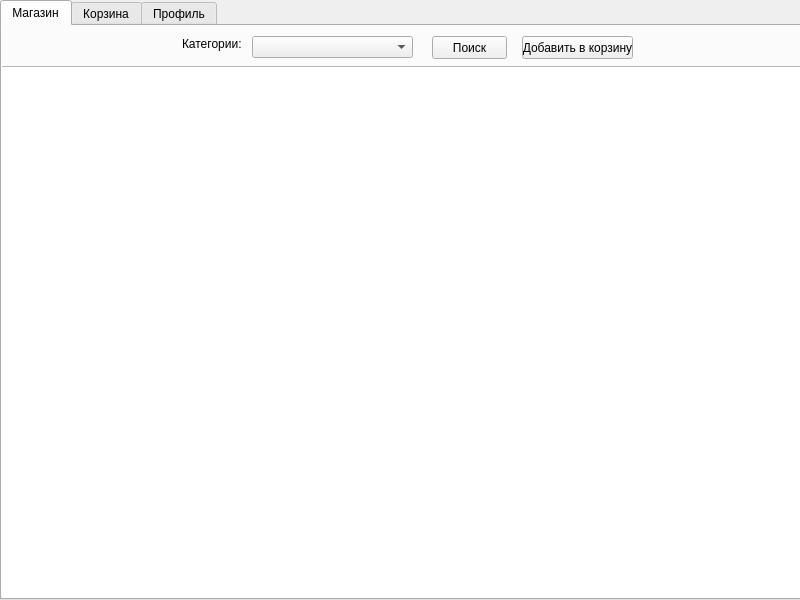
<?xml version="1.0" encoding="UTF-8"?>
<ui version="4.0">
 <class>MainWindow</class>
 <widget class="QMainWindow" name="MainWindow">
  <property name="geometry">
   <rect>
    <x>0</x>
    <y>0</y>
    <width>800</width>
    <height>600</height>
   </rect>
  </property>
  <property name="minimumSize">
   <size>
    <width>800</width>
    <height>600</height>
   </size>
  </property>
  <property name="maximumSize">
   <size>
    <width>800</width>
    <height>600</height>
   </size>
  </property>
  <property name="windowTitle">
   <string>MainWindow</string>
  </property>
  <widget class="QWidget" name="centralwidget">
   <widget class="QTabWidget" name="tabWidget">
    <property name="enabled">
     <bool>true</bool>
    </property>
    <property name="geometry">
     <rect>
      <x>0</x>
      <y>0</y>
      <width>802</width>
      <height>600</height>
     </rect>
    </property>
    <property name="currentIndex">
     <number>0</number>
    </property>
    <property name="documentMode">
     <bool>false</bool>
    </property>
    <property name="tabsClosable">
     <bool>false</bool>
    </property>
    <property name="movable">
     <bool>false</bool>
    </property>
    <widget class="QWidget" name="tab_market">
     <attribute name="title">
      <string>Магазин</string>
     </attribute>
     <widget class="QPushButton" name="btn_search">
      <property name="geometry">
       <rect>
        <x>430</x>
        <y>10</y>
        <width>75</width>
        <height>23</height>
       </rect>
      </property>
      <property name="text">
       <string>Поиск</string>
      </property>
     </widget>
     <widget class="QComboBox" name="cmb_categories">
      <property name="enabled">
       <bool>true</bool>
      </property>
      <property name="geometry">
       <rect>
        <x>250</x>
        <y>10</y>
        <width>161</width>
        <height>22</height>
       </rect>
      </property>
     </widget>
     <widget class="QTableWidget" name="tableWidget_market">
      <property name="enabled">
       <bool>true</bool>
      </property>
      <property name="geometry">
       <rect>
        <x>-1</x>
        <y>40</y>
        <width>800</width>
        <height>541</height>
       </rect>
      </property>
      <property name="acceptDrops">
       <bool>false</bool>
      </property>
      <property name="editTriggers">
       <set>QAbstractItemView::NoEditTriggers</set>
      </property>
      <property name="rowCount">
       <number>0</number>
      </property>
     </widget>
     <widget class="QLabel" name="label">
      <property name="geometry">
       <rect>
        <x>180</x>
        <y>10</y>
        <width>61</width>
        <height>16</height>
       </rect>
      </property>
      <property name="text">
       <string>Категории:</string>
      </property>
     </widget>
     <widget class="QPushButton" name="btn_add_to_basket">
      <property name="geometry">
       <rect>
        <x>520</x>
        <y>10</y>
        <width>111</width>
        <height>23</height>
       </rect>
      </property>
      <property name="text">
       <string>Добавить в корзину</string>
      </property>
     </widget>
    </widget>
    <widget class="QWidget" name="tab_basket">
     <attribute name="title">
      <string>Корзина</string>
     </attribute>
     <widget class="QTableWidget" name="tableWidget_basket">
      <property name="geometry">
       <rect>
        <x>20</x>
        <y>70</y>
        <width>511</width>
        <height>351</height>
       </rect>
      </property>
      <property name="editTriggers">
       <set>QAbstractItemView::NoEditTriggers</set>
      </property>
     </widget>
     <widget class="QLabel" name="label_2">
      <property name="geometry">
       <rect>
        <x>30</x>
        <y>40</y>
        <width>51</width>
        <height>16</height>
       </rect>
      </property>
      <property name="text">
       <string>Корзина:</string>
      </property>
     </widget>
     <widget class="QPushButton" name="btn_order">
      <property name="geometry">
       <rect>
        <x>550</x>
        <y>400</y>
        <width>75</width>
        <height>23</height>
       </rect>
      </property>
      <property name="text">
       <string>Оформить</string>
      </property>
     </widget>
     <widget class="QPushButton" name="btn_delete">
      <property name="geometry">
       <rect>
        <x>550</x>
        <y>360</y>
        <width>75</width>
        <height>23</height>
       </rect>
      </property>
      <property name="text">
       <string>Удалить</string>
      </property>
     </widget>
     <widget class="QPushButton" name="btn_reset">
      <property name="geometry">
       <rect>
        <x>550</x>
        <y>320</y>
        <width>75</width>
        <height>23</height>
       </rect>
      </property>
      <property name="text">
       <string>Сбросить</string>
      </property>
     </widget>
     <widget class="QLabel" name="label_3">
      <property name="geometry">
       <rect>
        <x>20</x>
        <y>440</y>
        <width>47</width>
        <height>13</height>
       </rect>
      </property>
      <property name="text">
       <string>Итого:</string>
      </property>
     </widget>
     <widget class="QLineEdit" name="lineEdit_total">
      <property name="geometry">
       <rect>
        <x>80</x>
        <y>440</y>
        <width>113</width>
        <height>20</height>
       </rect>
      </property>
      <property name="readOnly">
       <bool>true</bool>
      </property>
     </widget>
    </widget>
    <widget class="QWidget" name="tab_profile">
     <attribute name="title">
      <string>Профиль</string>
     </attribute>
     <widget class="QLabel" name="label_4">
      <property name="geometry">
       <rect>
        <x>30</x>
        <y>30</y>
        <width>47</width>
        <height>13</height>
       </rect>
      </property>
      <property name="text">
       <string>Имя:</string>
      </property>
     </widget>
     <widget class="QLineEdit" name="lineEdit_name">
      <property name="geometry">
       <rect>
        <x>140</x>
        <y>30</y>
        <width>113</width>
        <height>20</height>
       </rect>
      </property>
      <property name="readOnly">
       <bool>true</bool>
      </property>
     </widget>
     <widget class="QLabel" name="label_5">
      <property name="geometry">
       <rect>
        <x>30</x>
        <y>70</y>
        <width>101</width>
        <height>16</height>
       </rect>
      </property>
      <property name="text">
       <string>Банковская карта:</string>
      </property>
     </widget>
     <widget class="QLineEdit" name="lineEdit_card">
      <property name="geometry">
       <rect>
        <x>140</x>
        <y>70</y>
        <width>113</width>
        <height>20</height>
       </rect>
      </property>
      <property name="readOnly">
       <bool>true</bool>
      </property>
     </widget>
     <widget class="QPushButton" name="btn_link_card">
      <property name="geometry">
       <rect>
        <x>270</x>
        <y>70</y>
        <width>75</width>
        <height>23</height>
       </rect>
      </property>
      <property name="text">
       <string>Привязать</string>
      </property>
     </widget>
     <widget class="QLabel" name="label_6">
      <property name="geometry">
       <rect>
        <x>30</x>
        <y>110</y>
        <width>91</width>
        <height>16</height>
       </rect>
      </property>
      <property name="text">
       <string>Номер телефона:</string>
      </property>
     </widget>
     <widget class="QLineEdit" name="lineEdit_phone">
      <property name="geometry">
       <rect>
        <x>140</x>
        <y>110</y>
        <width>113</width>
        <height>20</height>
       </rect>
      </property>
      <property name="readOnly">
       <bool>true</bool>
      </property>
     </widget>
     <widget class="QPushButton" name="btn_link_phone">
      <property name="geometry">
       <rect>
        <x>270</x>
        <y>110</y>
        <width>75</width>
        <height>23</height>
       </rect>
      </property>
      <property name="text">
       <string>Привязать</string>
      </property>
     </widget>
    </widget>
   </widget>
  </widget>
 </widget>
 <resources/>
 <connections/>
</ui>
